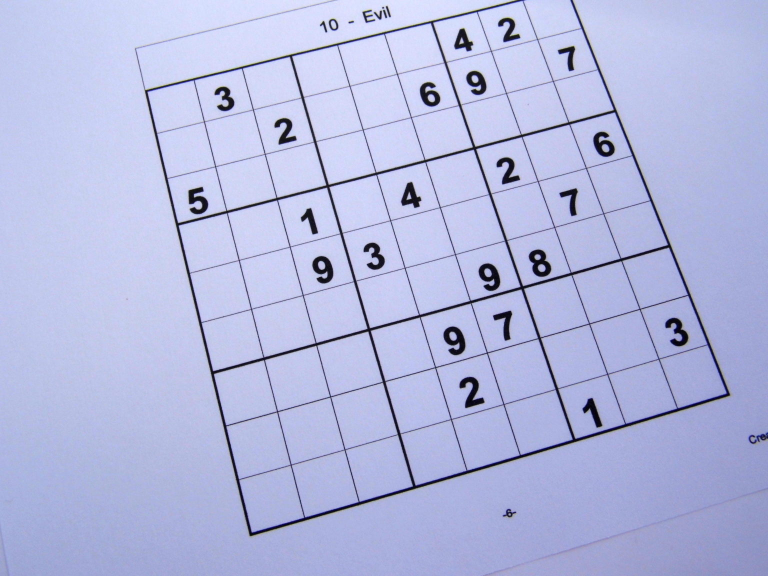
#> input picture ImageProcessingBasics/Images/sudoku.jpg, 1536 x 1152 px (shown at 1/2 size)
$ jupyter execute 4_GradientHistograms.ipynb   (shell and % lines are left out)   (older library calls are emulated)
#> lines starting #> are read from the running program, lines starting #| are printed output that depends on the picture
[cell 1]
import cv2 #import
import matplotlib.pyplot as plt
import numpy as np

#A function to display the image
def display_img(img):
    fig = plt.figure(figsize=(7,7))
    ax = fig.add_subplot(111)
    ax.imshow(img,cmap='gray')

### GRADIENTS
An Image gradient is a directional change in the intensity or color in an image.

Sobel operators are used to perform basic gradient operations.

The operator uses two 3x3 kernels which are convolved with the original image to calculate approximations of derivatives- one for horizontal changes and one for vertical.

[cell 2]
img = cv2.imread('Images/sudoku.jpg', 0)
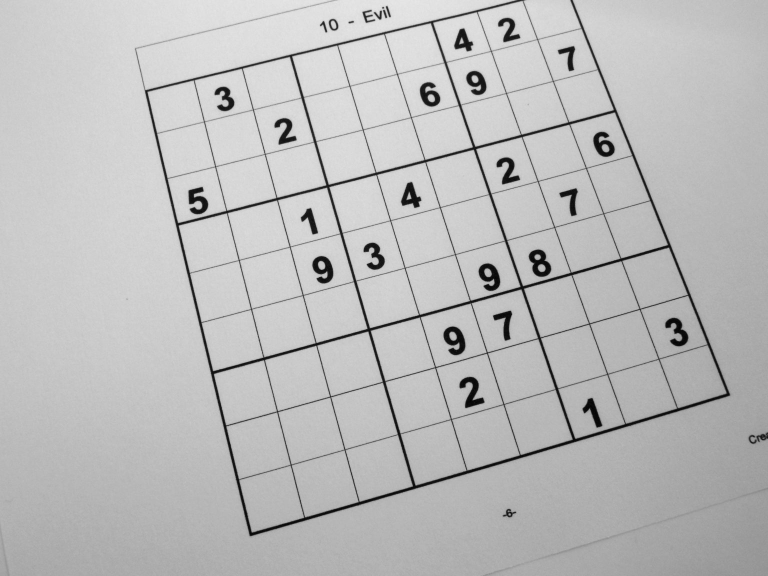
#> img: shape (1152, 1536) (shown at 1/2 size); min 0, max 235, mean 187.4
display_img(img)

[cell 3]
sobelx = cv2.Sobel(img, cv2.CV_64F,1,0,ksize=5)
display_img(sobelx)

# The third and fourth parameters are the derivative constants of X and Y respectively.
# parameter 3 is 1, as we are calculating the X gradient.

[cell 4]
sobelx = cv2.Sobel(img, cv2.CV_64F,0,1,ksize=5)
display_img(sobelx)

# 4th parameter is 1, as we are calculating the Y gradient

### Laplacian operator
##### This method basically calculates the laplacian of the image given by the relationship of general laplace operator.

[cell 5]
laplacian = cv2.Laplacian(img,cv2.CV_64F)
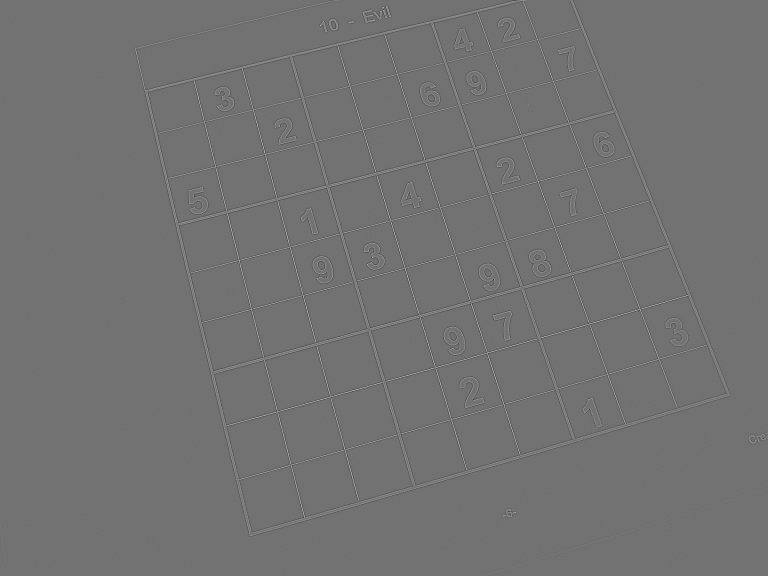
#> laplacian: shape (1152, 1536) float64 (shown at 1/2 size); min -227, max 280, mean 0; drawn with min black and max white
display_img(laplacian)

### HISTOGRAMS
General Histograms are a graphical representation of the distribution of a continuous feature.
##### For Images:
For images, we can display the frequency of values of colors.

Each of the three RGB channels has values between 0-255. We can plot these 3 histograms on top of each other to see how much of each channel there is.

[cell 6]
dark_horse = cv2.imread('Images/horse.jpg')
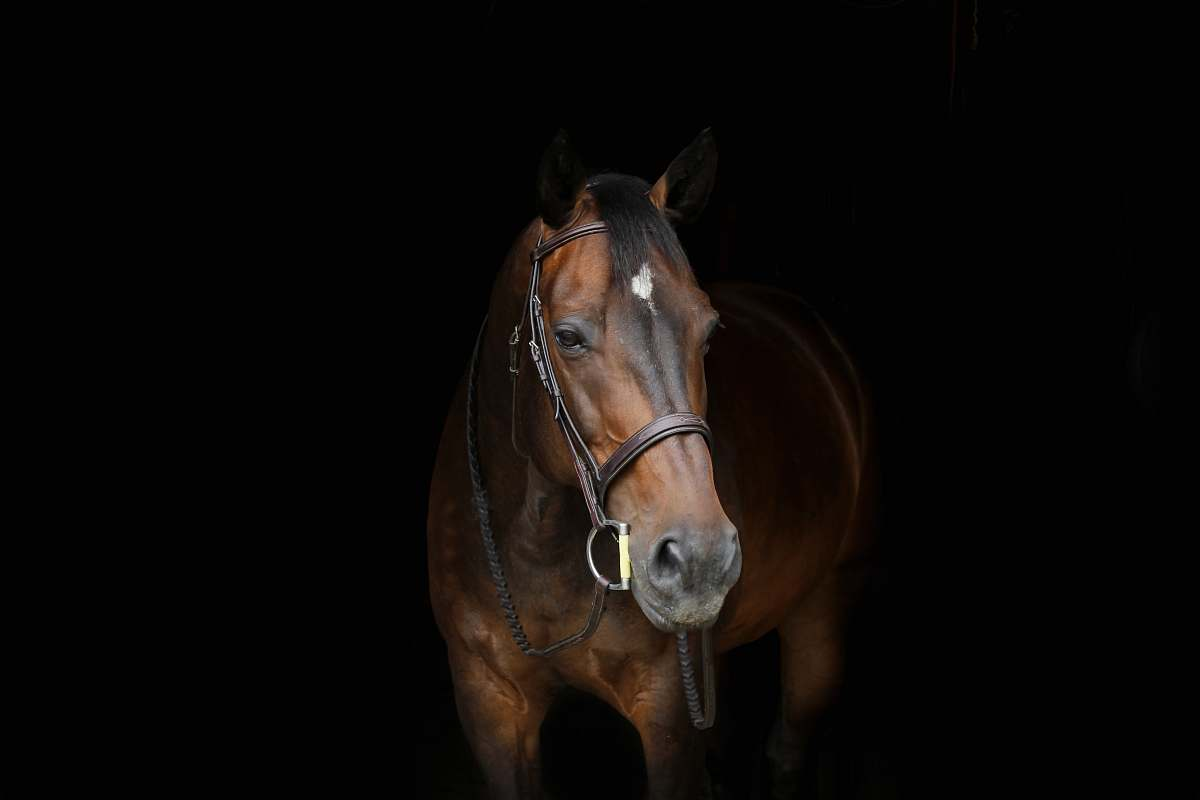
#> input picture ImageProcessingBasics/Images/horse.jpg, 1200 x 800 px
#> dark_horse is the input picture: shape (800, 1200, 3); mean B, G, R 8.6, 10.5, 13.6
show_horse = cv2.cvtColor(dark_horse, cv2.COLOR_BGR2RGB)

blue_bricks = cv2.imread('Images/bricks.jpg')
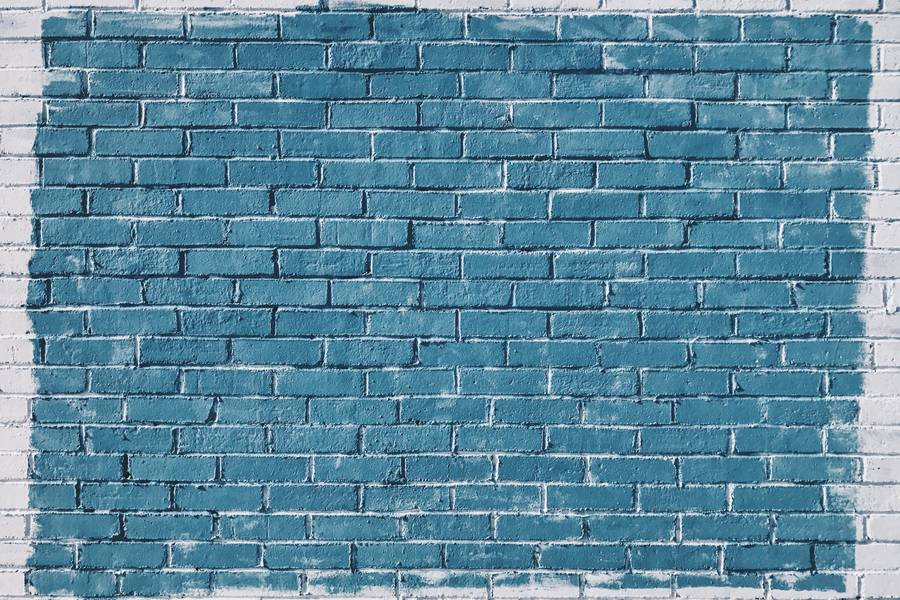
#> input picture ImageProcessingBasics/Images/bricks.jpg, 900 x 600 px
#> blue_bricks is the input picture: shape (600, 900, 3); mean B, G, R 158.2, 137, 93.4
show_bricks = cv2.cvtColor(blue_bricks, cv2.COLOR_BGR2RGB)

rainbow = cv2.imread('Images/rainbow.jpeg')
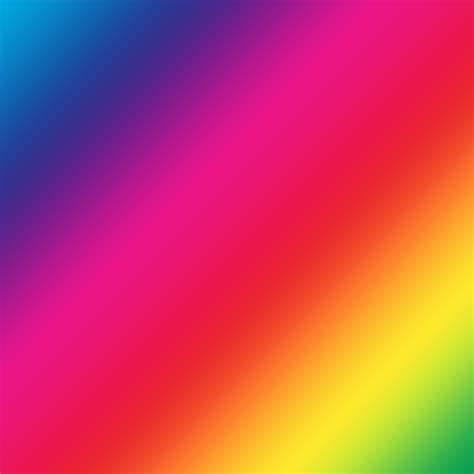
#> input picture ImageProcessingBasics/Images/rainbow.jpeg, 474 x 474 px
#> rainbow is the input picture: shape (474, 474, 3); mean B, G, R 95.2, 72, 197.5
show_rainbow = cv2.cvtColor(rainbow,cv2.COLOR_BGR2RGB)

[cell 7]
#OPENCV BGR Channels, so index [0] is Blue

histValues = cv2.calcHist([blue_bricks],channels=[0],mask=None,histSize=[256],ranges=[0,256])
#> histValues = 256 values, max 9957 at index 150, min 0 at index 0, mean 2109.4
histValues.shape
#> Out = (256, 1)

[cell 8]
plt.plot(histValues)
#> figure, not shown here; curve peaks at x = 150, y = 9957

[cell 9]
img = rainbow
color = ('b','g','r')
for i,color in enumerate(color):
    histValues = cv2.calcHist([img],[i],None,[256],[0,256])
    plt.plot(histValues)
#> figure, not shown here; curve peaks at x = 44, y = 13040; curve peaks at x = 22, y = 29195; curve peaks at x = 235, y = 37038

#### HISTOGRAM EQUALIZATION AND , ON MASKED PORTIONS

Histogram equalization is a method of contrast adjustment based on the image's histogram.

Applying Histogram equalization reduces the color depth(shades of grey).

### MASKED PORTIONS

[cell 10]
img = rainbow

[cell 11]
img.shape
#> Out = (474, 474, 3)

[cell 12]
mask = np.zeros(img.shape[:2], np.uint8)
plt.imshow(mask,cmap='gray')

[cell 13]
#creating a mask on the blank image
mask[300:400,100:400] = 100
plt.imshow(mask, cmap='gray')

[cell 14]
maskedRainbow = cv2.bitwise_and(img,img,mask = mask)
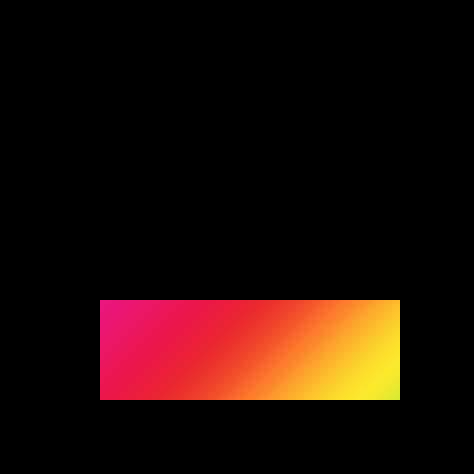
#> maskedRainbow: shape (474, 474, 3); mean B, G, R 7.5, 12.7, 32.4
#this one is for the actual histogram calc

show_maskedRainbow = cv2.bitwise_and(show_rainbow,show_rainbow,mask=mask)
#show_maskedRainbow is purely for visualization purposes

[cell 15]
plt.imshow(show_maskedRainbow)

[cell 16]
hist_mask_values_red = cv2.calcHist([show_maskedRainbow],channels=[2],mask=mask,histSize=[256],ranges=[0,256])
#> hist_mask_values_red = 256 values, max 4409 at index 44, min 0 at index 0, mean 117.2

[cell 17]
hist_values_red = cv2.calcHist([rainbow],channels=[2],mask=None,histSize=[256],ranges=[0,256])
#> hist_values_red = 256 values, max 37038 at index 235, min 24 at index 71, mean 877.6

[cell 18]
plt.plot(hist_mask_values_red)
plt.title("MASKED")
#> figure, not shown here; curve peaks at x = 44, y = 4409

[cell 19]
plt.plot(hist_values_red)
plt.title("MASKED")
#> figure, not shown here; curve peaks at x = 235, y = 37038

### HISTOGRAM EQUALIZATION

[cell 20]
hills = cv2.imread('Images/hills.jpeg',0)
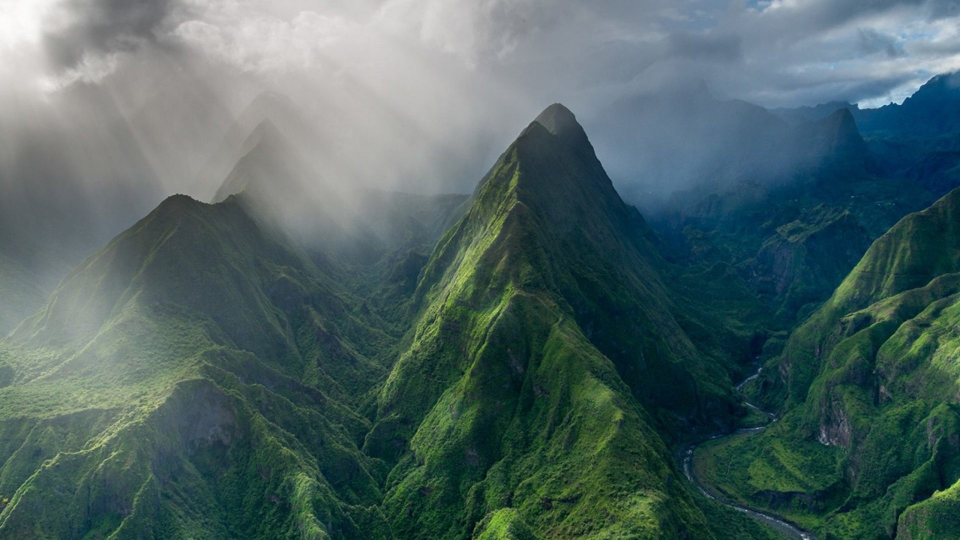
#> input picture ImageProcessingBasics/Images/hills.jpeg, 1920 x 1080 px (shown at 1/2 size)
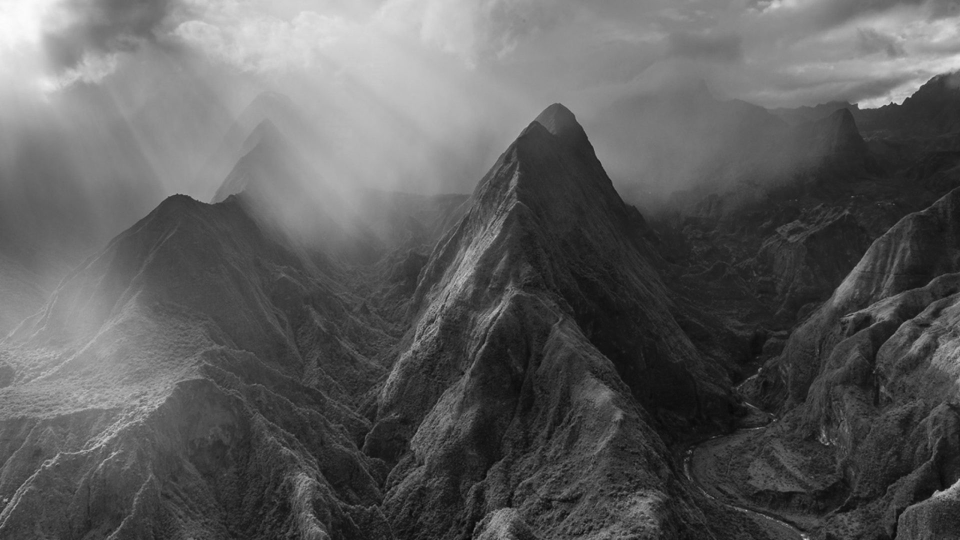
#> hills: shape (1080, 1920) (shown at 1/2 size); min 0, max 253, mean 92.9

[cell 21]
plt.imshow(hills,cmap='gray')

[cell 22]
histHills = cv2.calcHist([hills],channels=[0], mask = None, histSize=[256], ranges=[0,256])
#> histHills = 256 values, max 24279 at index 36, min 0 at index 2, mean 8100

[cell 23]
plt.plot(histHills)
#> figure, not shown here; curve peaks at x = 36, y = 24279

[cell 24]
equalizedHills = cv2.equalizeHist(hills)
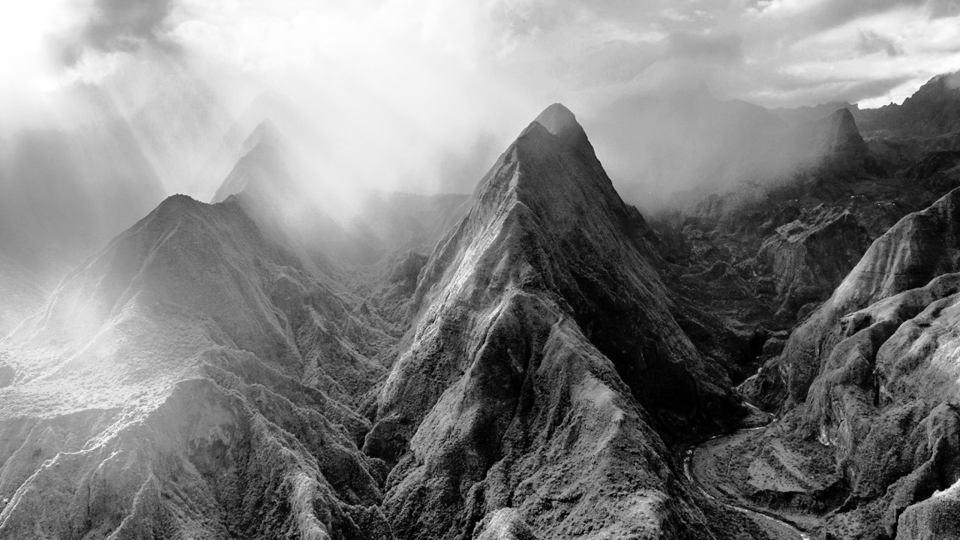
#> equalizedHills: shape (1080, 1920) (shown at 1/2 size); min 0, max 255, mean 128.4
display_img(equalizedHills)

[cell 25]
histHills = cv2.calcHist([equalizedHills],channels=[0], mask = None, histSize=[256], ranges=[0,256])
#> histHills = 256 values, max 24279 at index 33, min 0 at index 5, mean 8100
plt.plot(histHills)
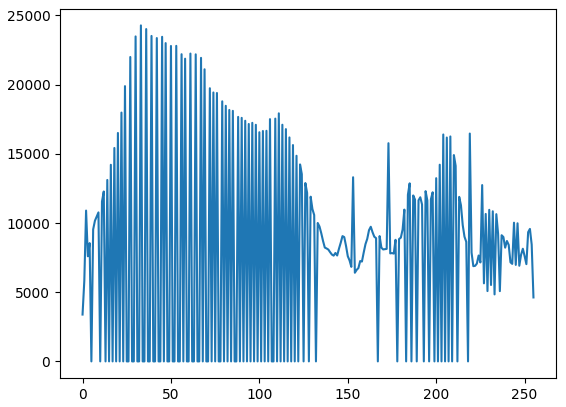
#> figure drawn by matplotlib, 1 panel; curve peaks at x = 33, y = 24279
